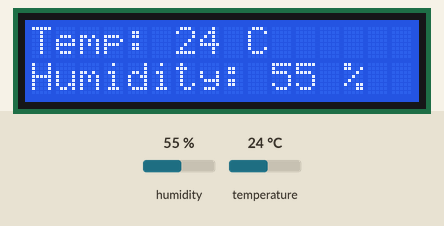
This sketch was run on a simulated Arduino Uno, built with avr-gcc and run on an emulated ATmega328P. Parts: 16×2 character LCD. Inputs (shaded band) come from the test bench; at power-on: humidity 55 %, temperature 24 °C.

Above: at 2.6 s.
2.7 s: humidity set to 22 %
At 4.5 s:
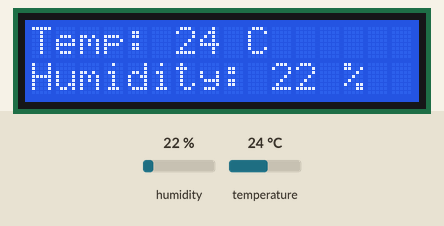
5.7 s: temperature set to 12 °C
At 7.1 s:
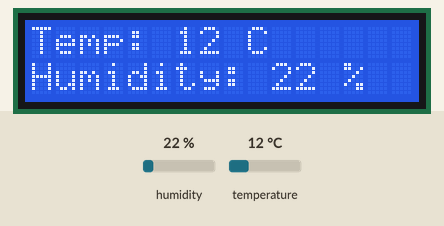
8.7 s: humidity set to 40 %
At 11.1 s:
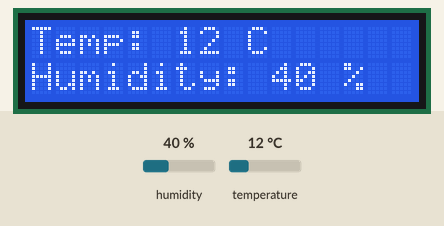
11.7 s: temperature set to 19 °C
At 13.7 s:
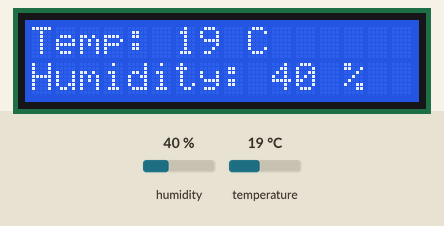
Timing chart, 0 to 15.2 s (numbered marks = the images above; inputs shaded):
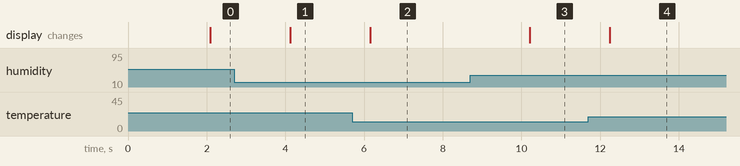

Measured:
- after the input at 2.7 s, the display: changes after 1.4 s (image 1)
- after the input at 5.7 s, the display: changes after 0.45 s (image 2)
- after the input at 8.7 s, the display: changes after 1.5 s (image 3)
- after the input at 11.7 s, the display: changes after 0.54 s (image 4)

The sketch:

App_DHT22_LCD.ino
```cpp
#include "DHT.h"
#include "LiquidCrystal_I2C.h"
DHT dht(2, DHT22);
int temp;
int humd;
LiquidCrystal_I2C lcd(0x27, 16, 2);
void setup() {
  // put your setup code here, to run once:
dht.begin();
lcd.init();
lcd.backlight();
}

void loop() {
  // put your main code here, to run repeatedly:
delay(2000);
temp = dht.readTemperature();
humd = dht.readHumidity();
lcd.setCursor(0,0);
lcd.print("Temp: ");
lcd.print(temp);
lcd.print(" C");
lcd.setCursor(0,1);
lcd.print("Humidity: ");
lcd.print(humd);
lcd.print(" %");
}
```
